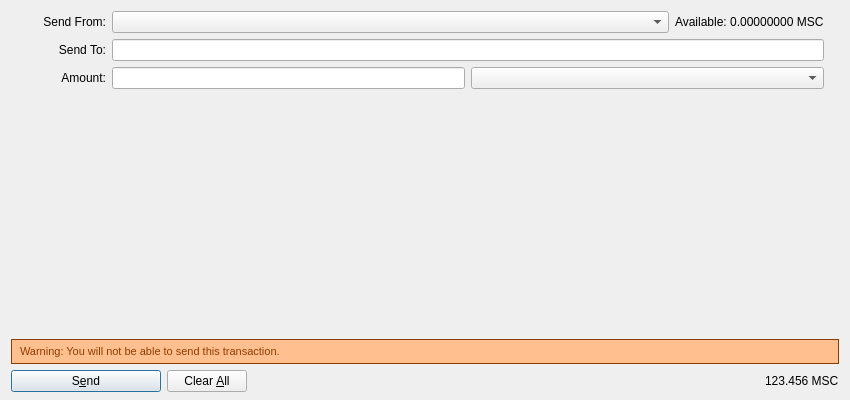
<?xml version="1.0" encoding="UTF-8"?>
<ui version="4.0">
 <class>SendMPDialog</class>
 <widget class="QDialog" name="SendMPDialog">
  <property name="geometry">
   <rect>
    <x>0</x>
    <y>0</y>
    <width>850</width>
    <height>400</height>
   </rect>
  </property>
  <property name="windowTitle">
   <string>Send Coins</string>
  </property>
  <property name="autoFillBackground">
   <bool>true</bool>
  </property>
  <layout class="QVBoxLayout" name="verticalLayout" stretch="1,0">
   <property name="bottomMargin">
    <number>8</number>
   </property>
   <item>
    <widget class="QScrollArea" name="scrollArea">
     <property name="frameShape">
      <enum>QFrame::NoFrame</enum>
     </property>
     <property name="frameShadow">
      <enum>QFrame::Plain</enum>
     </property>
     <property name="widgetResizable">
      <bool>true</bool>
     </property>
     <widget class="QWidget" name="scrollAreaWidgetContents">
      <property name="geometry">
       <rect>
        <x>0</x>
        <y>0</y>
        <width>832</width>
        <height>351</height>
       </rect>
      </property>
      <layout class="QVBoxLayout" name="verticalLayout_2" stretch="0,0,0,1,0">
       <property name="leftMargin">
        <number>0</number>
       </property>
       <property name="topMargin">
        <number>0</number>
       </property>
       <property name="rightMargin">
        <number>0</number>
       </property>
       <property name="bottomMargin">
        <number>0</number>
       </property>
       <item>
        <layout class="QHBoxLayout" name="FromHLayout">
         <item>
          <widget class="QLabel" name="sendFromLabel">
           <property name="sizePolicy">
            <sizepolicy hsizetype="Fixed" vsizetype="Fixed">
             <horstretch>0</horstretch>
             <verstretch>0</verstretch>
            </sizepolicy>
           </property>
           <property name="minimumSize">
            <size>
             <width>95</width>
             <height>0</height>
            </size>
           </property>
           <property name="text">
            <string>Send From:</string>
           </property>
           <property name="alignment">
            <set>Qt::AlignRight|Qt::AlignTrailing|Qt::AlignVCenter</set>
           </property>
           <property name="margin">
            <number>8</number>
           </property>
          </widget>
         </item>
         <item>
          <widget class="QComboBox" name="sendFromComboBox">
           <property name="sizePolicy">
            <sizepolicy hsizetype="Expanding" vsizetype="Fixed">
             <horstretch>0</horstretch>
             <verstretch>0</verstretch>
            </sizepolicy>
           </property>
          </widget>
         </item>
         <item>
          <widget class="QLabel" name="balanceLabel">
           <property name="text">
            <string>Available: 0.00000000 MSC</string>
           </property>
           <property name="margin">
            <number>8</number>
           </property>
          </widget>
         </item>
         <item>
          <spacer name="horizontalSpacer_2">
           <property name="orientation">
            <enum>Qt::Horizontal</enum>
           </property>
           <property name="sizeType">
            <enum>QSizePolicy::Fixed</enum>
           </property>
           <property name="sizeHint" stdset="0">
            <size>
             <width>15</width>
             <height>20</height>
            </size>
           </property>
          </spacer>
         </item>
        </layout>
       </item>
       <item>
        <layout class="QHBoxLayout" name="ToHLayout">
         <item>
          <widget class="QLabel" name="sendToLabel">
           <property name="minimumSize">
            <size>
             <width>95</width>
             <height>0</height>
            </size>
           </property>
           <property name="layoutDirection">
            <enum>Qt::LeftToRight</enum>
           </property>
           <property name="text">
            <string>Send To:</string>
           </property>
           <property name="alignment">
            <set>Qt::AlignRight|Qt::AlignTrailing|Qt::AlignVCenter</set>
           </property>
           <property name="margin">
            <number>8</number>
           </property>
          </widget>
         </item>
         <item>
          <widget class="QLineEdit" name="sendToLineEdit"/>
         </item>
         <item>
          <spacer name="horizontalSpacer_3">
           <property name="orientation">
            <enum>Qt::Horizontal</enum>
           </property>
           <property name="sizeType">
            <enum>QSizePolicy::Fixed</enum>
           </property>
           <property name="sizeHint" stdset="0">
            <size>
             <width>15</width>
             <height>20</height>
            </size>
           </property>
          </spacer>
         </item>
        </layout>
       </item>
       <item>
        <layout class="QHBoxLayout" name="horizontalLayout_3">
         <property name="bottomMargin">
          <number>0</number>
         </property>
         <item>
          <widget class="QLabel" name="amountLabel">
           <property name="minimumSize">
            <size>
             <width>95</width>
             <height>0</height>
            </size>
           </property>
           <property name="text">
            <string>Amount:</string>
           </property>
           <property name="alignment">
            <set>Qt::AlignRight|Qt::AlignTrailing|Qt::AlignVCenter</set>
           </property>
           <property name="margin">
            <number>8</number>
           </property>
          </widget>
         </item>
         <item>
          <widget class="QLineEdit" name="amountLineEdit"/>
         </item>
         <item>
          <widget class="QComboBox" name="propertyComboBox">
           <property name="sizePolicy">
            <sizepolicy hsizetype="Expanding" vsizetype="Fixed">
             <horstretch>0</horstretch>
             <verstretch>0</verstretch>
            </sizepolicy>
           </property>
          </widget>
         </item>
         <item>
          <spacer name="horizontalSpacer_5">
           <property name="orientation">
            <enum>Qt::Horizontal</enum>
           </property>
           <property name="sizeType">
            <enum>QSizePolicy::Fixed</enum>
           </property>
           <property name="sizeHint" stdset="0">
            <size>
             <width>15</width>
             <height>20</height>
            </size>
           </property>
          </spacer>
         </item>
        </layout>
       </item>
       <item>
        <spacer name="verticalSpacer">
         <property name="orientation">
          <enum>Qt::Vertical</enum>
         </property>
         <property name="sizeHint" stdset="0">
          <size>
           <width>20</width>
           <height>40</height>
          </size>
         </property>
        </spacer>
       </item>
       <item>
        <layout class="QHBoxLayout" name="horizontalLayout_4">
         <property name="bottomMargin">
          <number>0</number>
         </property>
         <item>
          <widget class="QLabel" name="feeWarningLabel">
           <property name="font">
            <font>
             <pointsize>8</pointsize>
            </font>
           </property>
           <property name="styleSheet">
            <string notr="true">QLabel { 
border: 1px solid rgb(142,61,0);padding:5px 5px 5px 5px;background-repeat: no-repeat;background-position: 10px center;color: #133959;background-color: rgb(255,191,142); color:rgb(142,61,0);} </string>
           </property>
           <property name="text">
            <string>Warning: You will not be able to send this transaction.</string>
           </property>
           <property name="alignment">
            <set>Qt::AlignLeading|Qt::AlignLeft|Qt::AlignVCenter</set>
           </property>
          </widget>
         </item>
        </layout>
       </item>
      </layout>
     </widget>
    </widget>
   </item>
   <item>
    <layout class="QHBoxLayout" name="horizontalLayout">
     <item>
      <widget class="QPushButton" name="sendButton">
       <property name="minimumSize">
        <size>
         <width>150</width>
         <height>0</height>
        </size>
       </property>
       <property name="toolTip">
        <string>Confirm the send action</string>
       </property>
       <property name="text">
        <string>S&amp;end</string>
       </property>
       <property name="icon">
        <iconset>
         <normaloff>:/icons/send</normaloff>:/icons/send</iconset>
       </property>
       <property name="default">
        <bool>true</bool>
       </property>
      </widget>
     </item>
     <item>
      <widget class="QPushButton" name="clearButton">
       <property name="sizePolicy">
        <sizepolicy hsizetype="Minimum" vsizetype="Fixed">
         <horstretch>0</horstretch>
         <verstretch>0</verstretch>
        </sizepolicy>
       </property>
       <property name="toolTip">
        <string>Clear all fields of the form.</string>
       </property>
       <property name="text">
        <string>Clear &amp;All</string>
       </property>
       <property name="icon">
        <iconset>
         <normaloff>:/icons/remove</normaloff>:/icons/remove</iconset>
       </property>
       <property name="autoRepeatDelay">
        <number>300</number>
       </property>
       <property name="autoDefault">
        <bool>false</bool>
       </property>
      </widget>
     </item>
     <item>
      <spacer name="horizontalSpacer">
       <property name="orientation">
        <enum>Qt::Horizontal</enum>
       </property>
       <property name="sizeHint" stdset="0">
        <size>
         <width>40</width>
         <height>20</height>
        </size>
       </property>
      </spacer>
     </item>
     <item>
      <layout class="QHBoxLayout" name="horizontalLayout_2">
       <property name="spacing">
        <number>3</number>
       </property>
       <item>
        <widget class="QLabel" name="globalBalanceLabel">
         <property name="sizePolicy">
          <sizepolicy hsizetype="Preferred" vsizetype="Fixed">
           <horstretch>0</horstretch>
           <verstretch>0</verstretch>
          </sizepolicy>
         </property>
         <property name="cursor">
          <cursorShape>IBeamCursor</cursorShape>
         </property>
         <property name="text">
          <string notr="true">123.456 MSC</string>
         </property>
         <property name="textInteractionFlags">
          <set>Qt::LinksAccessibleByMouse|Qt::TextSelectableByKeyboard|Qt::TextSelectableByMouse</set>
         </property>
        </widget>
       </item>
      </layout>
     </item>
    </layout>
   </item>
  </layout>
 </widget>
 <resources>
  <include location="../zurcoin.qrc"/>
 </resources>
 <connections/>
</ui>
